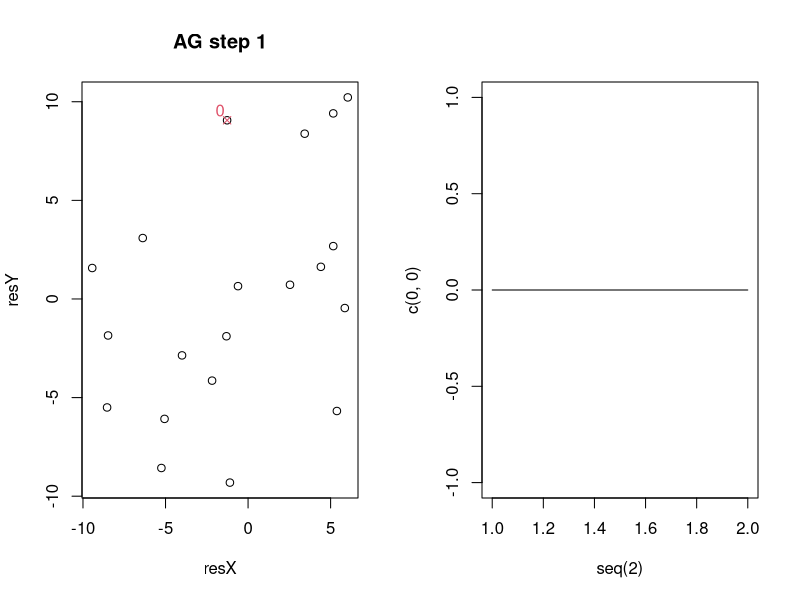
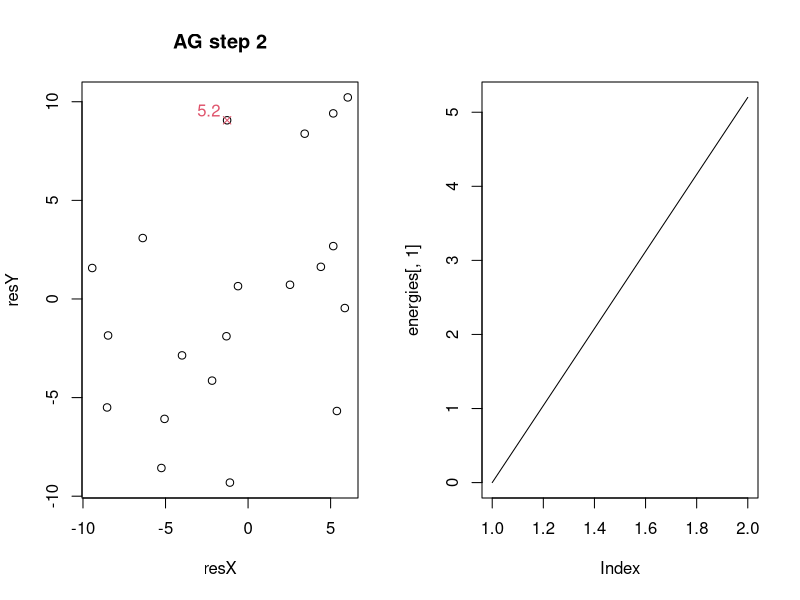

Write the R code that produced these figures, in order. (Note: this script raises an error after producing the figures.)
##Version Updates
#Version 1: everything is new!
#Someday, I will describe the model here

###Notes for Alexander###
##Things that need fixing:
#~~noticed that detour sometimes goes to a resource further away than AG destinations. This should not be happening.

##Things to improve:
#~~Additive gravity rule (weight of j vs. G)
#~~Equation for when primates leave a patch
#~~Clustering and other spatial statistics of resources
#~~Magic numbers removed and added as parameters (extraction_rate)

##Things to add:
#~~resource birth/death
#~~new rules for starting locations
#~~limited LTM, LTM updating by sight
#~~increase functionality with multiple primates
#~~rank order behaviors and other group behavior rules

##Things to consider
#~~Detour will go to any resource closer than AG, consider requiring detour to move toward AG
#~~implementation of NNR could be informative, could also unnecessarily slow processing time

#####################################SET-UP##################################################
library(plyr)
library(calibrate)
library(graphics)

defaultEnergy = 0				#energy that primates start with by default. Can be overwritten during primate creation
fieldSize = 10				#maximum absolute value for x and y coordinates of a resource. Model currently only supports square fields
resourceAvail = 600			#average total resource availability. Expected mean resource size will be this value divided by resource num
resSizeRange = 7				#size by which any resource is able to deviate from the expected mean. Resource size is a random uniform draw.
resourceNum = 20				#number of resources generated
cluster = 0.2				#probability that a new resource will be created between 1 and 2 units away from the previous resource
depletionIndex = 0			#scales the diminishing return factor of resources. At 0, resource density has no impact on foraging return. At 1, foraging return is multiplied by the density
k = 1						#distance exponent in gravity model. The simple gravity score is Size/ Distance ^ k
primateSpeed = 1				#how many units a primate can move per step
turnDev = pi/4          #standard deviation of turn angle (mean is toward target dest)
groupSizes = c(1)				#each element of the vector represents a group, the value is the size of the group. Currently, all individuals are created on the same point, making more than one individual indistinguisable from increasing the foraging rate of a single individual. plotEnergy function does not handle multiple primates yet
moveCost = 2				#energy decrease each step a primate moves
metabCost = 2				#energy decrease each step. If primate moves, this is added to moveCost. Also currently used to determine if a primate should leave current resource (primate leaves when expected foraging return is less than this value)
rRegen = c(min = 0, max = 0)		#determines density increase of resources for each step. Resources are assigned a value uniformly drawn from this range during environment creation. To scale regen rate to resource value, manually change in fillRegen_rate function
types = c("AG")		#movement models to simulate across all created environments. Model can handle vector of any length, but currently only has methods for "AG" and "hybrid"

P = list(defEn = defaultEnergy, fieldSize = fieldSize, resAvail = resourceAvail, resSR = resSizeRange, resNum = resourceNum, clus = cluster, depI = depletionIndex, k = k, pSpeed = 1, turnDev = turnDev, grSizes = groupSizes, mCost = moveCost, metabCost = metabCost, rRegen = rRegen, types = types)  #saves all parameters to a list that can easily be passed to functions

###################################FUNCTIONS####################################################

	#~~~~~~~~~~~~~~~~~~~~~~~~~~~~~~~~Environment Creation~~~~~~~~~~~~~~~~~~~~~~~~~~~~~~~~~~~~~~~~~~#
createEnviron = function(P) {
#input: List of parameters
#output: data frame with number of rows = resourceNum and capital letters for row names. 
#data frame created contains all resource information including coordinates, return_value, extract_rate, density (starts at 1), and regen_rate. If more than 26 resources, row-names will become NA which will affect some functions in model
	environ = data.frame(matrix(0, nrow = P$resNum, ncol = 5, dimnames = list(LETTERS[1:P$resNum], c("coordinates", "return_value", "extract_rate", "density", "regen_rate"))))			
	environ$coordinates = vector("list", length(environ$coordinates))																					#changes coordinates column to a list (allows mapply to fill each element with a vector)
	for (i in seq(nrow(environ))) environ$coordinates[[i]] = fillCoords(environ$coordinates, i, P)[[i]]															
	environ$return_value = sapply(environ$return_value, function(x) round(runif(n = 1, min = P$resAvail/P$resNum - P$resSR, max = P$resAvail/P$resNum + P$resSR), digits = 0))			
	environ$extract_rate = 1																											#If changed from one, add as a parameter
	environ$density = 1																												
	environ$regen_rate = mapply(fillRegen_rate, environ$regen_rate, MoreArgs = list(P = P))																	
	environ 																														
}

fillCoords = function(coords, i, P) {
#input: a list of coordinates (can be empty), index to fill, and list of parameters
#output: new list of coordinates
#only generates one set of coordinates, but takes whole list as input so previous coordinates can be referenced. element of list prior to i should be filled
#note* The output is a whole list of corrdinates, so be sure to index the result if you only want the coordinates that were generated.		
	if (i == 1) {coords[[i]] = c(x = round(runif(n = 1, min = -P$fieldSize, max = P$fieldSize), digits = 2), y = round(runif(n = 1, min = -P$fieldSize, max = P$fieldSize), digits = 2))						#First element of list is generated randomly. Adbsolute value of generated coordinates mus be less than field size
	 } else {
		while(! min(mapply(getDist, c1 = coords[-i], MoreArgs = list(c2 = coords[i])), na.rm = TRUE) > 1 || min(mapply(getDist, c1 = coords[-i], MoreArgs = list(c2 = coords[i])), na.rm = TRUE) == Inf) {  			#Prevents resources from being created too close to others. If the minumum distance of the current coordinate from any other coordinate is < 1(works if current coordinate has not been assigned) assign a new value to the current coordinate (Second condition allows for vector of NA's)
			if (runif(n = 1) >= P$clus) { coords[[i]] = c(x = round(runif(n = 1, min = -P$fieldSize, max = P$fieldSize), digits = 2), y = round(runif(n = 1, min = -P$fieldSize, max = P$fieldSize), digits = 2))		#**NEEDS ATTENTION**runs probability of clustering, and if TRUE new resource x AND y coordinates must be between 1 and 2 units from previous resource. Should limit total distance instead 
			 }else coords[[i]] = c(round(coords[[i-1]]["x"] + 1 + runif(n = 1, min = -1, max = 1), digits = 2), round(coords[[i-1]]["y"] + 1 + runif(n = 1, min = -1, max = 1), digits = 2))
		}	
	}
	coords
}


fillRegen_rate = function(x, P) {
#generates a single regenration rate using parameters. Can probably be integrated with createEnviron
	x = round(runif(n = 1, min = P$rRegen["min"], max = P$rRegen["max"]), digits = 4)
	x
}
	#~~~~~~~~~~~~~~~~~~~~~~~~~~~~~~~~~~~~~~~~~~~~~~~~~~~~~~~~~~~~~~~~~~~~~~~~~~~~~~~~~~~~~~~~~~#


	#~~~~~~~~~~~~~~~~~~~~~~~~~~~~~~~~~~~~Primate Creation~~~~~~~~~~~~~~~~~~~~~~~~~~~~~~~~~~~~~~#
primateValidity = function(object) {
  #Checks that input values of a newly created primate are valid. Returns appropriate error messages in cases where they are not
  #NEEDS EXPANDING
  if (! length(object@location) == 2) {return("location contains more than 2 coordinates")
    if (! length(object@energy) == 1) return("energy is not a single value") }
  else TRUE
}

newPrimate = setClass("primate", slots = c(location = "numeric", LTM = "data.frame", energy = "numeric", forageEf = "numeric", speed = "numeric", turnDev = "numeric", type = "character"), validity = primateValidity)  #creates the primate class of objects
#*note there are currently no primate specific methods. This exists as a class mostly to allow expansion of subclasses by movement type or dominance in future versions



buildPrimate = function(location, environ, P, type) {
#input: location create a new primate, environment in which to create primate, model parameters, and type of movement primate should use
#output: an object of class primate
#most slots are filled from the parameters list. If forage efficiency is change, add as a parameter.
#LTM filled from environment, with columns added for gravity and j for location. *NOTE* Future version may implement limited memory size, which will need a more sophistacted LTM creation
	primate = newPrimate(location = location, LTM = environ, energy = P$defEn, forageEf = 0.2, speed = P$pSpeed, turnDev = P$turnDev, type = type)
	primate@LTM$gravity = mapply(calcGravity, coordinates = primate@LTM$coordinates, 
		return_value = primate@LTM$return_value, density = primate@LTM$density, MoreArgs= list(location = primate@location, k = P$k))
	primate@LTM$j = mapply(calc_j, i = 1:nrow(primate@LTM), 
		MoreArgs = list(coords = primate@LTM$coordinates, values = primate@LTM$return_value, dens = primate@LTM$density, k = P$k))
	primate@LTM = transform(primate@LTM, AG = gravity + j/nrow(primate@LTM))
	primate
}

createGroup = function(grSize, environ, P, type) {
#allows groups of primates to be created in seperate lists. This currently has no functionality, but allows for easier addition of group behavior rules in later versions
	group = replicate(grSize, buildPrimate(location = environ$coordinates[[which(environ$return_value == max(environ$return_value))[1]]], environ = environ, P = P, type = type)) #places all primates on most valueable resource
	group
}

	#~~~~~~~~~~~~~~~~~~~~~~~~~~~~~~~~~~~~~~~~~~~~~~~~~~~~~~~~~~~~~~~~~~~~~~~~~~~~~~~~~~~~~~~~~~~#


	#~~~~~~~~~~~~~~~~~~~~~~~~~~~~~~Calculations and Tools~~~~~~~~~~~~~~~~~~~~~~~~~~~~~~~~~~~#

calcForage = function(primate, environ, P) {
	patch = which(environ$coordinates %in% list(primate@location))
	if (environ$density[patch] < primate@forageEf) { 0																				#disallows foraging if patch density is lower than primates foraging efficiency
	} else environ$return_value[patch] * primate@forageEf * environ$extract_rate[patch] * (environ$density[patch]/(P$depI + (1 - P$depI) * environ$density[patch]))
}

calcGravity = function(location, coordinates, return_value, density, k) {
#*note* uses actual coordinates for location rather than primate object because resource coodinates are also used as inout when calculating j.
	distance = getDist(location, coordinates)
	mass = return_value * density
	if (distance == 0) return(NA)
	if (distance < 1) {return(mass)				#moving to resource takes full step, won't divide by less than 1
	} else return(mass /(distance ** k))
}

calc_j = function(i, coords, values, dens, k) {
	sum(mapply(calcGravity, coordinates = coords, return_value = values, density = dens, MoreArgs = list(location = coords[[i]], k = k)), na.rm = TRUE)
}

calcDetour = function(primate, possDetours, AGPatch, P) {
	LTM = primate@LTM[possDetours,]
	target = sampleMod(which(LTM$dist == min(LTM$dist)))
	addRes = LTM$return_value[target] * LTM$density[target]
	addTrav = (P$mCost + P$metabCost) * (getDist(primate@location, LTM$coordinates[[target]]) + getDist(LTM$coordinates[[target]], LTM$coordinates[[which(row.names(LTM) == AGPatch)]]) - getDist(primate@location, LTM$coordinates[[which(row.names(LTM) == AGPatch)]]))
	if (addRes >= addTrav) {return(LTM$coordinates[[target]])
	 } else calcDetour(primate, possDetours[-which(possDetours == row.names(LTM[target,]))], AGPatch, P)				#Recursion! If closest patch not an acceptable detour, try next closest patch
}


getDist = function(c1, c2) {
#input: two sets of coordinates. x and y coordinates must be names
#output: Euclidean distance between input points
	c1 = unlist(c1)
	c2 = unlist(c2)
	if (! is.numeric(c1) || ! is.numeric(c2)) return(NA)
	if (identical(c1, c2)) return(0)
	unname(sqrt(((c1["x"] - c2["x"]) ** 2) + ((c1["y"] - c2["y"]) ** 2))) 		 #pythagorean theorem
}

sampleMod = function(x) {
#modifies the built in sample function so an input of a single value returns that value rather than sampling all integers between zero and input
	if (length(x) == 1 ) return(x) else return(sample(x, size = 1))
}
	#~~~~~~~~~~~~~~~~~~~~~~~~~~~~~~~~~~~~~~~~~~~~~~~~~~~~~~~~~~~~~~~~~~~~~~~~~~~~~~~~~~~~~~~~~~~#


	#~~~~~~~~~~~~~~~~~~~~~~~~~~~~~~~~~Step Actions~~~~~~~~~~~~~~~~~~~~~~~~~~~~~~~~~~~~~~~~~~~~~~#
runStep = function(prevStep) {
#fully updates data by one step
#*NOTE* returns NA if no valid action available (most commonly meaning all resources are depleted past the point that foraging outways metabolism cost)
	environ = prevStep$environ
	allPrimates = prevStep$allPrimates
	P = prevStep$P
	for (i in seq(length(allPrimates))) {													#execute step action for each primate
		for (j in seq(length(allPrimates[[i]]))) {
			primate = allPrimates[[i]][[j]]
			action = decideAction(primate, environ, P)
			if (action == "move") {primate = move(primate, environ, P)
				primate@energy = primate@energy - P$mCost
			} else { 
				if (action == "forage") {
					forageReturn = calcForage(primate, environ, P)
					primate@energy = primate@energy + forageReturn
					patch = which(environ$coordinates %in% list(primate@location))
					environ$density[patch] = round(environ$density[patch] - primate@forageEf, digits = 3)	#*NOTE* depI and extraction rate are calculated in forage return, but not here for desnity depletion. Consider updating
				} else stop("invalid action")	
			} 
			allPrimates[[i]][[j]] = primate
		}
	}
	for (i in seq(length(allPrimates))) {													#updates each primates LTM and energy after all primates have taken action
		for (j in seq(length(allPrimates[[i]]))) {
			allPrimates[[i]][[j]]@energy = allPrimates[[i]][[j]]@energy - P$metabCost					#this line could be moved to previous set of for loops
			allPrimates[[i]][[j]]@LTM = updateLTM(allPrimates[[i]][[j]], environ)
		}
	}
	environ = transform(environ, density = round(density + regen_rate, digits = 4)) 						#resource regeneration
	environ$density = sapply(environ$density, function(x) if (x > 1) 1 else x)  							#limits density to 1 *NOTE* may also need statment to not allow density below 0 if new rules are implemented for staying at a resource
	list(allPrimates = allPrimates, environ = environ, P = P)
}

decideAction = function(primate, environ, P) {
	if (! list(primate@location) %in% environ$coordinates) return("move")
	if (calcForage(primate, environ, P) < P$metabCost) { return("move") 
	} else return("forage")
}


move = function(primate, environ, P) {
	if (primate@type == "AG") {dest = getDestAG(primate)
	 } else { if (primate@type == "hybrid") {dest = getDestHybrid(primate, P)
	 	} else stop("invalid movement type")
	}
	if (getDist(primate@location, dest) <= 1) {primate@location = dest
	 } else primate@location = updateLoc(primate, dest)
	primate
}

getDestAG = function(primate) {
	dest = primate@LTM$coordinates[[sampleMod(which(primate@LTM$AG == max(primate@LTM$AG, na.rm = TRUE)))]]
}

getDestHybrid = function(primate, P) {
	AGPatch = row.names(primate@LTM[sampleMod(which(primate@LTM$AG == max(primate@LTM$AG, na.rm = TRUE))),])
	primate@LTM$dist = mapply(getDist, c1 = primate@LTM$coordinates, MoreArgs = list(c2 = primate@location))
	rCurLoc = primate@LTM[which(primate@LTM$dist > 0),]  #LTM without resource of current location
	rLowDens = rCurLoc[which(rCurLoc$density > primate@forageEf),]
	possDetours = row.names(rLowDens[which(rLowDens$dist <= rLowDens[AGPatch, "dist"]),])
	dest = calcDetour(primate, possDetours, AGPatch, P)
	dest
}

updateLoc = function(primate, dest) {
	targetAng = unname(atan2(x = dest["x"] - primate@location["x"], y = dest["y"] - primate@location["y"]))
	deviation = rnorm(1, mean = 0, sd = primate@turnDev)
	heading = targetAng + deviation
	moveVector = c(x = cos(heading) * primate@speed, y = sin(heading) * primate@speed)
	primate@location + moveVector
}

updateLTM = function(primate, environ) {
	primate@LTM$density = environ$density
	primate@LTM$gravity = mapply(calcGravity, coordinates = primate@LTM$coordinates, 
		return_value = primate@LTM$return_value, density = primate@LTM$density, MoreArgs= list(location = primate@location, k = P$k))
	primate@LTM$j = mapply(calc_j, i = 1:nrow(primate@LTM), 
		MoreArgs = list(coords = primate@LTM$coordinates, values = primate@LTM$return_value, dens = primate@LTM$density, k = P$k))
	primate@LTM = transform(primate@LTM, AG = gravity + j/nrow(primate@LTM))
	primate@LTM
}
	#~~~~~~~~~~~~~~~~~~~~~~~~~~~~~~~~~~~~~~~~~~~~~~~~~~~~~~~~~~~~~~~~~~~~~~~~~~~~~~~~~~~~~~~~~~#


	#~~~~~~~~~~~~~~~~~~~~~~~~~~~~~~~~~~~Run Functions~~~~~~~~~~~~~~~~~~~~~~~~~~~~~~~~~~~~~~~~~~#

initialize = function(P, environ, type) {
	allPrimates = as.list(P$grSizes)
	allPrimates = mapply(createGroup, allPrimates, MoreArgs = list(environ = environ, P = P, type = type), SIMPLIFY = FALSE)
	initialStep = list(allPrimates = allPrimates, environ = environ, P = P)
	initialStep
}

runSimulation = function(P, nsteps) {
	allTypes = vector("list", length(types))
	names(allTypes) = P$types
	initEnviron = createEnviron(P)
	for (type in P$types) {
		allTypes[[type]] = vector("list", nsteps)
		allTypes[[type]][[1]] = initialize(P, initEnviron, type)
		n = 2
		while (n <= nsteps && max(allTypes[[type]][[n - 1]]$environ$density) >= allTypes[[type]][[n - 1]]$allPrimates[[1]][[1]]@forageEf) {
			allTypes[[type]][[n]] = runStep(allTypes[[type]][[n - 1]])
			n = n + 1
		}
	}
	allTypes
}
	#~~~~~~~~~~~~~~~~~~~~~~~~~~~~~~~~~~~~~~~~~~~~~~~~~~~~~~~~~~~~~~~~~~~~~~~~~~~~~~~~~~~~~~~~~~~#


	#~~~~~~~~~~~~~~~~~~~~~~~~~~~~~~Plotting and Data Analysis~~~~~~~~~~~~~~~~~~~~~~~~~~~~~~~~~~~#
plotRun = function(run) {
#Plots an entire data set one step at a time. One plot in graphics window for each movement type simulated plus another for trace of energy in each type
#Stops if input is NA, generally indicating the primates has consumed all available resources in a time step.
	par(mfcol = c(1, length(run) + 1))
	for (i in seq(length(run[[1]]))) {
		for (j in seq(length(run))) {
			plotStep(run[[j]][[i]], i)
		}
		plotEnergy(run, i)
		Sys.sleep(1)
	}
}

plotStep = function(step, stepNum) {
	resX = vector("list", nrow(step$environ))
	resX = mapply(function(x, coords) coords["x"], x = resX, coords = step$environ$coordinates)
	resY = vector("list", nrow(step$environ))
	resY = mapply(function(y, coords) coords["y"], y = resY, coords = step$environ$coordinates)

	primX = vector("list", length(unlist(step$allPrimates)))
	primX = mapply(function(x, prim) prim@location["x"], x = primX, prim = unlist(step$allPrimates))
	primY = vector("list", length(unlist(step$allPrimates)))
	primY = mapply(function(y, prim) prim@location["y"], y = primY, prim = unlist(step$allPrimates))

	energies = vector("list", length(unlist(step$allPrimates)))
	energies = mapply(function(x, prim) prim@energy, x = energies, prim = unlist(step$allPrimates))


	plot(x = resX, y = resY, main = paste(step$allPrimates[[1]][[1]]@type, "step", stepNum, sep = " "))
	points(x = primX, y = primY, col = 2, pch = 4)
	textxy(primX, primY, energies, col = 2, cex = 1)
}

plotEnergy = function(run, steps = 0) {
#Does not work for more than one primate per step. Consider using sum(unlist(allPrimates)) to implement this functionality
	if (steps == 0) steps = length(run[[1]])
	if (steps == 1) {plot(x = seq(2), y = c(0, 0), type = "l")
	 } else {
		energies = vector("list", length(run))
		run = lapply(run, function(run) run[1:steps])
		energies = mapply(mapply, step = run, MoreArgs = list(FUN = function(step) step$allPrimates[[1]][[1]]@energy))
		plot(energies[,1], type = "l")
		for (i in 2:length(run)) lines(x = energies[,i], col = i)
	}
}

plotPath = function(run, primate = c(1,1)){
  #plots the path of a single primate from a run object. The "run" input should be only the subset of one "type" of run, eg. "AG".
  #The "primate" input should be a 2 value vector giving the group number and individual number of the target agent
  path = lapply(run, function(x, y) x$allPrimates[[y[1]]][[y[2]]]@location, y = primate)
  path = data.frame(matrix(unlist(path), nrow = length(path), ncol = 2, byrow = TRUE))
  colnames(path) = c("x", "y")
  pathPlot = ggplot(path2geom_segment(path), aes(x, y)) + geom_segment(aes(xend = newX, yend = newY))
  envCoord = run[[1]]$environ$coordinates
  envCoord = data.frame(matrix(unlist(envCoord), nrow = length(envCoord), ncol = 2, byrow = TRUE))
  colnames(envCoord) = c("x", "y")
  pathPlot +  geom_point(data = envCoord, mapping = aes(x, y))
}

path2geom_segment = function(path) {
  #takes a matrix with rows of x,y coords and and formats for use with geom_segment plotting in ggplot2
  path$newX = NA
  path$newY = NA
  path$newX[1:(nrow(path) -1)] = path$x[2:nrow(path)]
  path$newY[1:(nrow(path) -1)] = path$y[2:nrow(path)]
  path[1:(nrow(path) -1),]
}
	#~~~~~~~~~~~~~~~~~~~~~~~~~~~~~~~~~~~~~~~~~~~~~~~~~~~~~~~~~~~~~~~~~~~~~~~~~~~~~~~~~~~~~~~#


####################################Run Scripts################################################

#~~~~~~Simple~~~~~~~~#
#uncomment following lines to run
nsteps = 50
run = runSimulation(P, nsteps)
plotRun(run)
